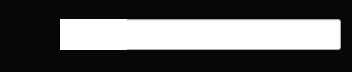
<?xml version="1.0" encoding="UTF-8"?>
<ui version="4.0">
 <class>Volume</class>
 <widget class="QWidget" name="Volume">
  <property name="geometry">
   <rect>
    <x>0</x>
    <y>0</y>
    <width>352</width>
    <height>72</height>
   </rect>
  </property>
  <property name="windowTitle">
   <string>Form</string>
  </property>
  <property name="styleSheet">
   <string notr="true">QWidget#Volume{
	background-color: rgb(7, 7, 7);
border-style: solid;
border-radius: 15px;
}</string>
  </property>
  <widget class="QProgressBar" name="progressBar">
   <property name="geometry">
    <rect>
     <x>60</x>
     <y>19</y>
     <width>281</width>
     <height>31</height>
    </rect>
   </property>
   <property name="styleSheet">
    <string notr="true">    QProgressBar {
    	/* Outer border */
   
    }
     
     /* progress bar */ 
    QProgressBar::chunk {
    	 background-color: white;
    }</string>
   </property>
   <property name="value">
    <number>24</number>
   </property>
   <property name="textVisible">
    <bool>false</bool>
   </property>
  </widget>
 </widget>
 <resources/>
 <connections/>
</ui>
